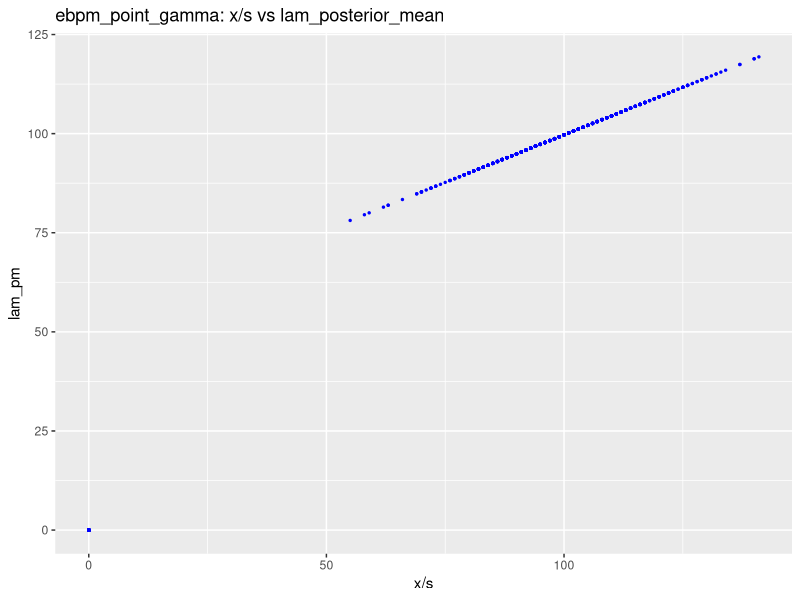
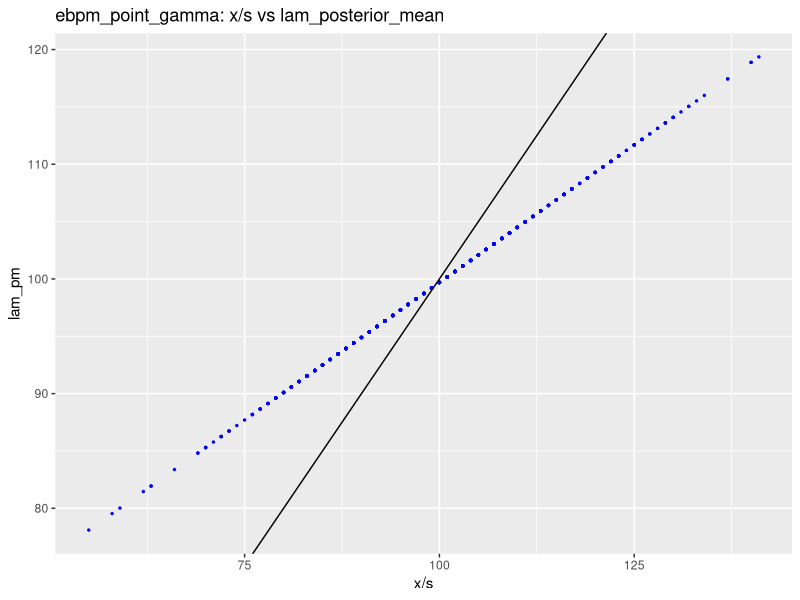
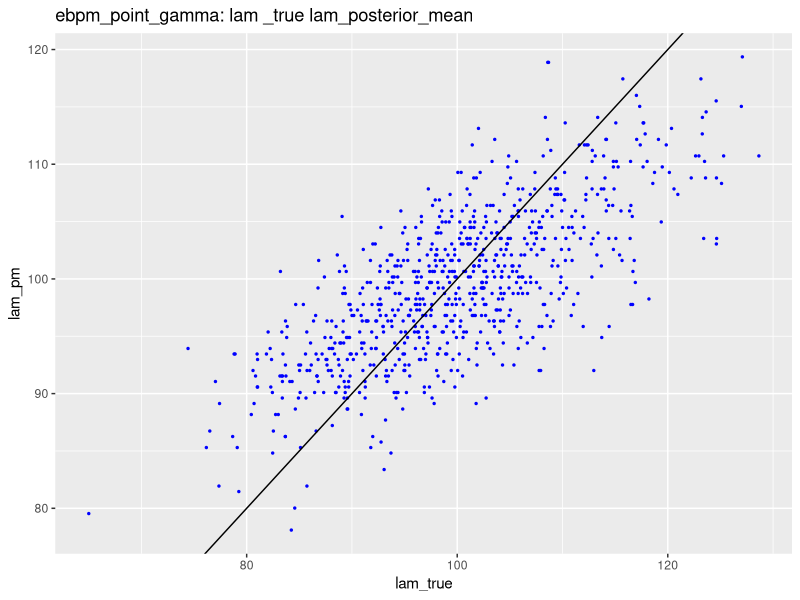

These charts were generated, in order, by the following R code:
## ---- chunk 1
library(stats)
library(ggplot2)
set.seed(123)
## ---- chunk 2
pg_nlm_fn <- function(par, x, s){
  pi = log(par[1]) - log(1-par[1])
  a = par[2]
  b  =  exp(par[3])
  d <- dnbinom(x, a, b/(b+s), log = F) 
  c = as.integer(x ==  0) - d
  return(-sum(log(pi*c + d)))
}

transform_param <- function(par0){
  par = rep(0,length(par0))
  par[1] = 1/(1+exp(-par0[1]))
  par[2] = par0[2]
  par[3] = log(par0[3])
  return(par)
}

transform_param_back <- function(par){
  par0 = rep(0,length(par))
  par0[1] = log(par[1]) - log(1-par[1])
  par0[2] = par[2]
  par0[3] = exp(par[3])
  return(par0)
}
## ---- chunk 3
sim_spike_one <- function(pi, a, b){
  if(rbinom(1,1, pi)){return(0)}
  else{return(rgamma(1,shape = a, rate = b))}
}

simulate_pm <- function(s, param){
  pi = param[1]
  a = param[2]
  b  = param[3]
  lam = replicate(length(s), sim_spike_one(pi, a, b))
  x = rpois(length(s), s*lam)
  ll = -pg_nlm_fn(transform_param(param), x, s)
  return(list(x = x, s= s, lam = lam, param = param, ll = ll))
}
## ---- chunk 4
n = 4000
s = replicate(n, 1)
pi  = 0.8
a = 100
b  = 1
param =  c(pi, a, b)
sim = simulate_pm(s, param)
## ---- chunk 5
init_par = c(0.5,1,1)
opt = nlm(pg_nlm_fn, transform_param(init_par), sim$x, sim$s)
opt_par = transform_param_back(opt$estimate)
## ---- chunk 6
print(sprintf("oracle ll: %f", -pg_nlm_fn(transform_param(sim$param), sim$x, sim$s)))
print(sprintf("opt    ll: %f", -pg_nlm_fn(transform_param(opt_par), sim$x, sim$s)))
print("oracle:pi, a, b")
print(round(param, digits = 2))
print("estimate: pi, a, b")
print(round(opt_par, digits = 2))

## ---- chunk 7
ebpm_point_gamma <- function(x, s, init_par = c(0.5,1,1), seed = 123){
  set.seed(seed) ## though seems determined
  ## MLE
  opt = nlm(pg_nlm_fn, transform_param(init_par), x, s)
  opt_par = transform_param_back(opt$estimate)
  ll =  -pg_nlm_fn(transform_param(opt_par), x, s)

  ## posterior mean
  pi = opt_par[1]
  a =  opt_par[2]
  b =  opt_par[3]
  nb = dnbinom(x, size = a, prob = b/(b+s))
  pm = ((1-pi)*nb*(a+x)/(b+s))/(pi*as.integer(x ==  0) + (1-pi)*nb)
  return(list(param = opt_par, lam_pm = pm, ll = ll))
}
## ---- chunk 8
start = proc.time()
fit <- ebpm_point_gamma(sim$x, sim$s)
runtime = proc.time() - start
print(sprintf("fit %d data with runtime %f", n, runtime[[3]]))
## ---- chunk 9
df <- data.frame(n = 1:length(sim$x), x = sim$x, s = sim$s, lam = sim$lam, lam_pm = fit$lam_pm)
ggplot(df)  + geom_point(aes(x = x/s, y = lam_pm), color = "blue", cex = 0.5) +
    labs(x = "x/s", y = "lam_pm", title = "ebpm_point_gamma: x/s vs lam_posterior_mean") +
    guides(fill = "color")
## ---- chunk 10
print("max posterior mean when x = 0")
print(max(df[df$x ==0, "lam_pm"]))
## ---- chunk 11
df_nz = df[df$x != 0, ]
ggplot(df_nz)  + geom_point(aes(x = x/s, y = lam_pm), color = "blue", cex = 0.5) +
    labs(x = "x/s", y = "lam_pm", title = "ebpm_point_gamma: x/s vs lam_posterior_mean") +
    geom_abline(slope = 1, intercept = 0)+
    guides(fill = "color")
## ---- chunk 12
ggplot(df_nz)  + geom_point(aes(x = lam, y = lam_pm), color = "blue", cex = 0.5) +
    labs(x = "lam_true", y = "lam_pm", title = "ebpm_point_gamma: lam _true lam_posterior_mean") +
    geom_abline(slope = 1, intercept = 0)+
    guides(fill = "color")
